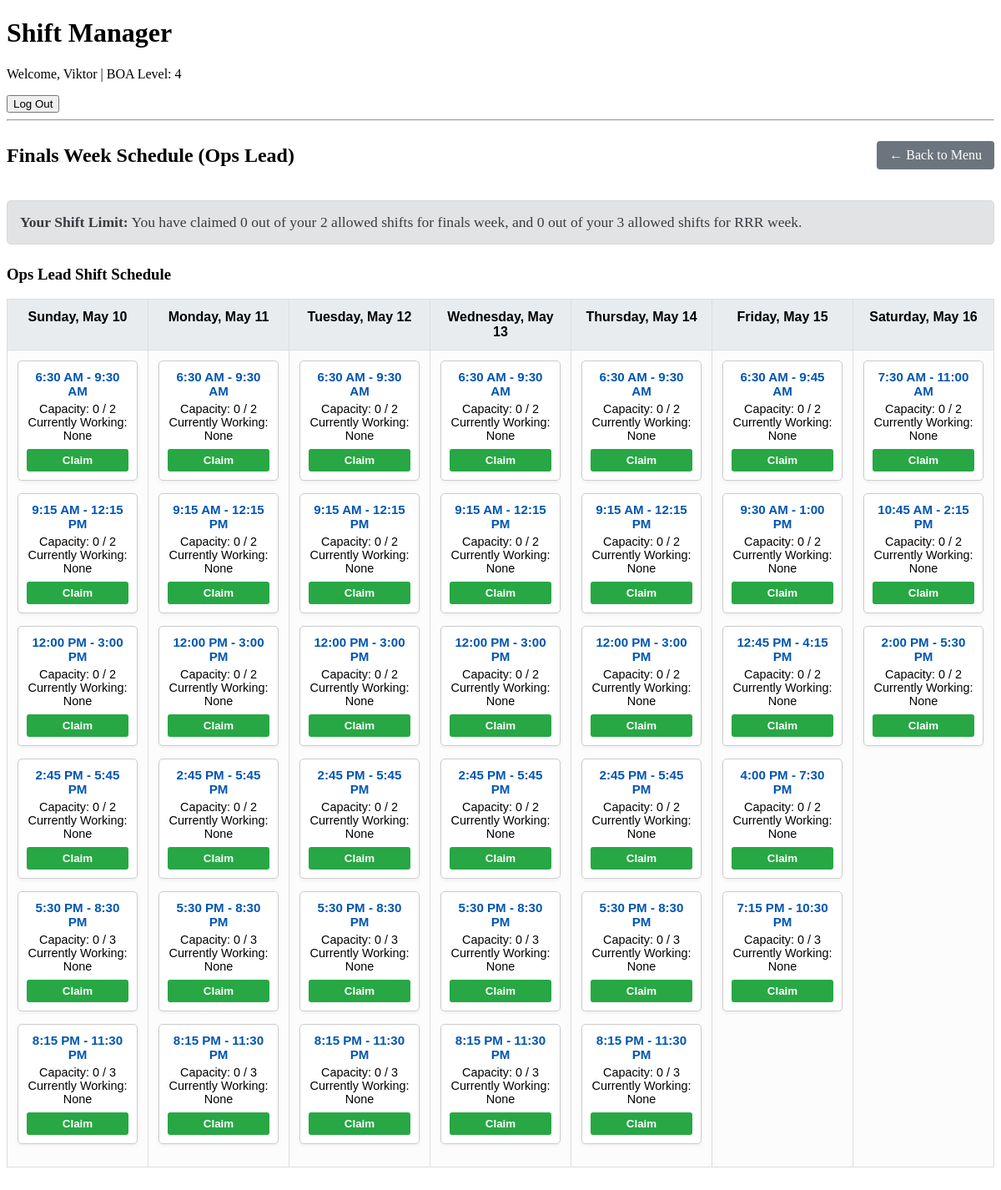
The page /schedule/finals/ops_lead/ (signed in) on the database its author committed.
### shifts/models.py (models this page shows)
class User(AbstractUser):
    BOA_CHOICES = [
        (1, "BOA1"),
        (2, "BOA2"),
        (3, "BOA3"),
        (4, "BOA4"),
    ]
    boa_level = models.IntegerField(choices=BOA_CHOICES, default=1)

class Shift(models.Model):
    SHIFT_TYPES = [('DESK', 'Desk Shift'), ('ROAMER', 'Roamer Shift'), ('OPS_LEAD', 'Ops Lead Shift')]
    start_time = models.DateTimeField()
    end_time = models.DateTimeField()
    location = models.CharField(max_length=100)
    shift_type = models.CharField(max_length=10, choices=SHIFT_TYPES)
    capacity = models.PositiveIntegerField(default=3)

### shifts/views.py (the view)
# urls.py: path('schedule/<str:week_type>/<str:role_type>/', views.schedule_view, name='schedule_view'),
@login_required
def schedule_view(request, week_type, role_type):
    shifts = Shift.objects.all().order_by('start_time')
    target_datetime = datetime.datetime(2026, 5, 10) #start of finals week, change in future semesters
    if week_type == 'rrr':
        shifts = shifts.filter(start_time__lt=target_datetime)
        page_title = "RRR Week Schedule"
    elif week_type == 'finals':
        shifts = shifts.filter(start_time__gte=target_datetime)
        page_title = "Finals Week Schedule"
    else:
        return HttpResponse("Invalid week type.", status=400)
    if role_type == 'desk_roamer':
        shifts = shifts.exclude(shift_type='OPS_LEAD')
        page_title += " (Desk & Roamer)"
    elif role_type == 'ops_lead':
        shifts = shifts.filter(shift_type='OPS_LEAD')
        page_title += " (Ops Lead)"
    else:
        return HttpResponse("Invalid role type.", status=400)
    user_shifts = Signup.objects.filter(user=request.user).values_list('shift_id', flat=True)
    user_shift_count = len(user_shifts)
    max_shifts = 3 if request.user.boa_level in [1, 2] else 2 #lowk irrelevant
    max_shifts_finals = 2
    max_shifts_rrr = 3
    user_finals_count = Signup.objects.filter(user=request.user, shift__start_time__gte=target_datetime).count()
    user_rrr_count = Signup.objects.filter(user=request.user, shift__start_time__lt=target_datetime).count()
    dates = sorted(list(set(shift.start_time.date() for shift in shifts)))
    temp_schedule = defaultdict(lambda: defaultdict(list))
    for shift in shifts:
        s_type = shift.get_shift_type_display()
        date = shift.start_time.date()
        temp_schedule[s_type][date].append(shift)
    schedule = {}
    for s_type, dates_dict in temp_schedule.items():
        schedule[s_type] = []
        for date in dates:
            schedule[s_type].append(dates_dict.get(date, []))
    return render(request, 'shifts/dashboard.html', {
        'schedule': schedule,
        'dates': dates,
        'user_shifts': user_shifts,
        'user_shift_count': user_shift_count,
        'max_shifts': max_shifts,
        'max_shifts_finals': max_shifts_finals,
        'max_shifts_rrr': max_shifts_rrr,
        'user_finals_count': user_finals_count,
        'user_rrr_count': user_rrr_count,
        'page_title': page_title # Pass the title so the template knows what we are looking at
    })

### shifts/templates/shifts/dashboard.html (shortened to what this page needs)
{% extends 'shifts/base.html' %}
{% block content %}
    <div style="display: flex; justify-content: space-between; align-items: center; margin-bottom: 20px;">
        <h2>{{ page_title }}</h2>
        <a href="{% url 'home' %}" style="padding: 8px 15px; background-color: #6c757d; color: white; text-decoration: none; border-radius: 4px;">&larr; Back to Menu</a>
    </div>
    <div style="background-color: #e2e3e5; border: 1px solid #d6d8db; padding: 15px; border-radius: 5px; margin-bottom: 25px; font-size: 1.1em; color: #383d41;">
        <strong>Your Shift Limit:</strong> You have claimed {{ user_finals_count }} out of your {{ max_shifts_finals }} allowed shifts for finals week, and {{ user_rrr_count }} out of your {{ max_shifts_rrr }} allowed shifts for RRR week.
    </div>
    {% for shift_type, days_list in schedule.items %}
        <h3>{{ shift_type }} Schedule</h3>
        <table class="shift-table">
            <thead>
                <tr>
                    {% for date in dates %}
                        <th>{{ date|date:"l, M j" }}</th>
                    {% endfor %}
                </tr>
            </thead>
            <tbody>
                <tr> {% for day_shifts in days_list %}
                        <td>
                            {% for shift in day_shifts %}
                                <div class="shift-card">
                                    <div class="shift-time">
                                        <strong>{{ shift.start_time|time:"g:i A" }} - {{ shift.end_time|time:"g:i A" }}</strong>
                                    </div>
                                    Capacity: {{ shift.signups.count }} / {{ shift.capacity }}<br>
                                    Currently Working:
                                    {% if shift.signups.count == 0 %}
                                        None
                                    {% else %}
                                        <ul style="list-style-type: none; padding-left: 0;">
                                            {% for signup in shift.signups.all %}
                                                <li>{{ signup.user.username }}</li>
                                            {% endfor %}
                                        </ul>
                                    {% endif %}
                                    <form method="POST" action="{% url 'claim_shift' shift.id %}">
                                        {% if shift.id in user_shifts %}
                                            <button type="submit" class="btn" style="background-color: #dc3545; color: white;">Unclaim</button>
                                        {% elif shift.signups.count >= shift.capacity %}
                                            <button type="button" class="btn" disabled style="background-color: #cccccc; color: white;">Full</button>
                                        {% else %}
                                            <button type="submit" class="btn" style="background-color: #28a745; color: white;">Claim</button>
                                        {% endif %}
                                    </form>
                                </div>
                            {% endfor %}
                        </td>
                    {% endfor %}
                </tr>
            </tbody>
        </table>
    {% endfor %}
{% endblock %}

### shifts/templates/shifts/base.html (shortened to what this page needs)
<!DOCTYPE html>
<html lang="en">
    <head>
    </head>
    <body>
        <header>
            <h1>Shift Manager</h1>
            {% if request.user.is_authenticated %}
                <p>Welcome, {{ request.user.username }} | BOA Level: {{request.user.boa_level}} </p>
                <form method="POST" action="{% url 'logout' %}">
                    <button type="submit">Log Out</button>
                </form>
            {% else %}
                <p><a href="{% url 'login' %}">Please log in</a></p>
            {% endif %}
            <hr>
        </header>
        <main>
            {% block content %}
            {% endblock %}
        </main>
    </body>
</html>

### shifts/templates/shifts/dashboard.html (style rules this page uses)
.shift-table { width: 100%; border-collapse: collapse; margin-bottom: 40px; font-family: sans-serif; table-layout: fixed; }
.shift-table th, .shift-table td { border: 1px solid #dddddd; padding: 12px; text-align: center; vertical-align: top; background-color: #fcfcfc; }
.shift-table th { background-color: #e9ecef; font-weight: bold; }
.shift-card { background-color: #ffffff; border: 1px solid #ccc; border-radius: 5px; padding: 10px; margin-bottom: 15px; font-size: 0.9em; box-shadow: 0 2px 4px rgba(0,0,0,0.05); }
.shift-time { color: #0056b3; font-size: 1.05em; margin-bottom: 5px; }
.btn { width: 100%; padding: 6px; margin-top: 8px; border: none; border-radius: 3px; cursor: pointer; font-weight: bold; }

### rows shown on the page
User: user.username "Viktor", user.boa_level "4"
Shift: start_time "6:30 AM", end_time "9:30 AM", signups.count "0", capacity "2", shows "None", shows "Claim"
Shift: start_time "9:15 AM", end_time "12:15 PM", signups.count "0", capacity "2", shows "None", shows "Claim"
Shift: start_time "12:00 PM", end_time "3:00 PM", signups.count "0", capacity "2", shows "None", shows "Claim"
Shift: start_time "2:45 PM", end_time "5:45 PM", signups.count "0", capacity "2", shows "None", shows "Claim"
Shift: start_time "5:30 PM", end_time "8:30 PM", signups.count "0", capacity "3", shows "None", shows "Claim"
Shift: start_time "8:15 PM", end_time "11:30 PM", signups.count "0", capacity "3", shows "None", shows "Claim"
Shift: start_time "6:30 AM", end_time "9:30 AM", signups.count "0", capacity "2", shows "None", shows "Claim"
Shift: start_time "9:15 AM", end_time "12:15 PM", signups.count "0", capacity "2", shows "None", shows "Claim"
Shift: start_time "12:00 PM", end_time "3:00 PM", signups.count "0", capacity "2", shows "None", shows "Claim"
Shift: start_time "2:45 PM", end_time "5:45 PM", signups.count "0", capacity "2", shows "None", shows "Claim"
Shift: start_time "5:30 PM", end_time "8:30 PM", signups.count "0", capacity "3", shows "None", shows "Claim"
Shift: start_time "8:15 PM", end_time "11:30 PM", signups.count "0", capacity "3", shows "None", shows "Claim"
Shift: start_time "6:30 AM", end_time "9:30 AM", signups.count "0", capacity "2", shows "None", shows "Claim"
Shift: start_time "9:15 AM", end_time "12:15 PM", signups.count "0", capacity "2", shows "None", shows "Claim"
Shift: start_time "12:00 PM", end_time "3:00 PM", signups.count "0", capacity "2", shows "None", shows "Claim"
Shift: start_time "2:45 PM", end_time "5:45 PM", signups.count "0", capacity "2", shows "None", shows "Claim"
Shift: start_time "5:30 PM", end_time "8:30 PM", signups.count "0", capacity "3", shows "None", shows "Claim"
Shift: start_time "8:15 PM", end_time "11:30 PM", signups.count "0", capacity "3", shows "None", shows "Claim"
Shift: start_time "6:30 AM", end_time "9:30 AM", signups.count "0", capacity "2", shows "None", shows "Claim"
Shift: start_time "9:15 AM", end_time "12:15 PM", signups.count "0", capacity "2", shows "None", shows "Claim"
Shift: start_time "12:00 PM", end_time "3:00 PM", signups.count "0", capacity "2", shows "None", shows "Claim"
Shift: start_time "2:45 PM", end_time "5:45 PM", signups.count "0", capacity "2", shows "None", shows "Claim"
Shift: start_time "5:30 PM", end_time "8:30 PM", signups.count "0", capacity "3", shows "None", shows "Claim"
Shift: start_time "8:15 PM", end_time "11:30 PM", signups.count "0", capacity "3", shows "None", shows "Claim"
Shift: start_time "6:30 AM", end_time "9:30 AM", signups.count "0", capacity "2", shows "None", shows "Claim"
Shift: start_time "9:15 AM", end_time "12:15 PM", signups.count "0", capacity "2", shows "None", shows "Claim"
Shift: start_time "12:00 PM", end_time "3:00 PM", signups.count "0", capacity "2", shows "None", shows "Claim"
Shift: start_time "2:45 PM", end_time "5:45 PM", signups.count "0", capacity "2", shows "None", shows "Claim"
Shift: start_time "5:30 PM", end_time "8:30 PM", signups.count "0", capacity "3", shows "None", shows "Claim"
Shift: start_time "8:15 PM", end_time "11:30 PM", signups.count "0", capacity "3", shows "None", shows "Claim"
Shift: start_time "6:30 AM", end_time "9:45 AM", signups.count "0", capacity "2", shows "None", shows "Claim"
Shift: start_time "9:30 AM", end_time "1:00 PM", signups.count "0", capacity "2", shows "None", shows "Claim"
Shift: start_time "12:45 PM", end_time "4:15 PM", signups.count "0", capacity "2", shows "None", shows "Claim"
Shift: start_time "4:00 PM", end_time "7:30 PM", signups.count "0", capacity "2", shows "None", shows "Claim"
Shift: start_time "7:15 PM", end_time "10:30 PM", signups.count "0", capacity "3", shows "None", shows "Claim"
Shift: start_time "7:30 AM", end_time "11:00 AM", signups.count "0", capacity "2", shows "None", shows "Claim"
Shift: start_time "10:45 AM", end_time "2:15 PM", signups.count "0", capacity "2", shows "None", shows "Claim"
Shift: start_time "2:00 PM", end_time "5:30 PM", signups.count "0", capacity "2", shows "None", shows "Claim"

### other values the page prints
{{ page_title }} "Finals Week Schedule (Ops Lead)"
{{ user_finals_count }} "0"
{{ max_shifts_finals }} "2"
{{ user_rrr_count }} "0"
{{ max_shifts_rrr }} "3"
{{ shift_type }} "Ops Lead Shift"
{{ date|date:"l, M j" }} "Sunday, May 10" "Monday, May 11" "Tuesday, May 12" "Wednesday, May 13" "Thursday, May 14" "Friday, May 15" "Saturday, May 16"
